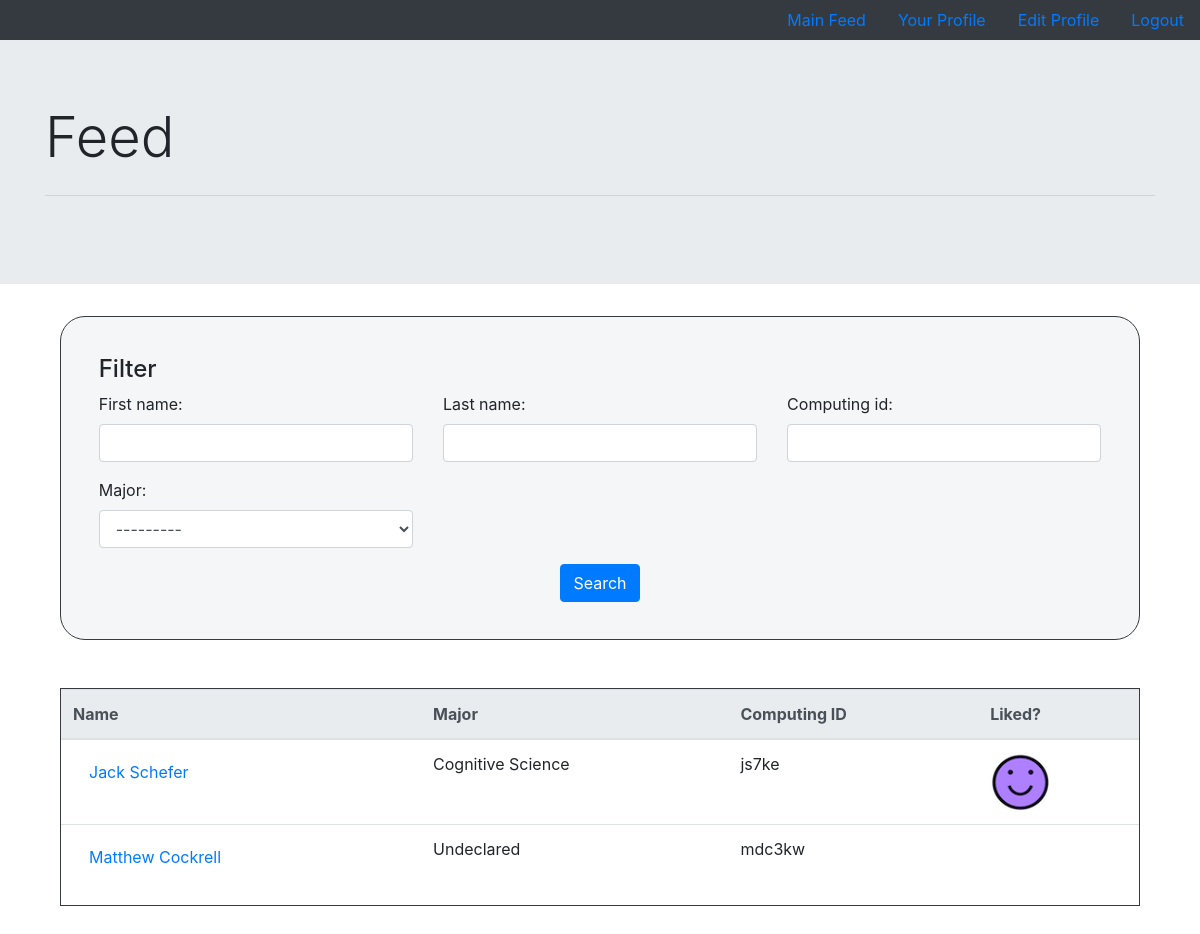
Page /feed (signed in) on the committed database.
### login/models.py (models this page shows, shortened)
class Profile(models.Model):
    user = models.OneToOneField(User, on_delete=models.CASCADE)
    first_name = models.CharField(max_length=50, default='')
    last_name = models.CharField(max_length=50, default='')
    graduation_year = models.PositiveSmallIntegerField(default=2000)
    major = models.CharField(max_length=100, choices=UVA_MAJOR_CHOICES, default='Undeclared')
    computing_id = models.CharField(max_length=7, default = '')
    courses = models.ManyToManyField(Course)
    bio = models.TextField(null=True)
    availability = models.ManyToManyField(Hour)
    people_who_I_like = models.ManyToManyField(Identifier, related_name = 'people_who_I_like')
    people_who_like_me = models.ManyToManyField(Identifier, related_name = 'people_who_like_me')

class Identifier(models.Model):
    liker = models.TextField(null=True)
    liked= models.TextField(null=True)

### pages/views.py (the view)
# urls.py: url('feed', login_required(views.search), name='feed'),
def search(request):
    profile_list = Profile.objects.all()
    profile_filter = ProfileFilter(request.GET, queryset=profile_list)
    return render(request, 'pages/profile_list.html', {'filter': profile_filter})

### pages/templates/pages/profile_list.html (shortened to what this page needs)
{% extends 'pages/authenticated.html' %} {% block content %} {% load widget_tweaks %}
{%load static%}
<div>
	<div class="jumbotron jumbotron-fluid">
		<div class="container">
			<h1 class="display-4">Feed</h1>
			<hr class="my-4">
		</div>
	</div>
	<div style="padding-left: 5%; padding-right: 5%">
		<form method="get">
			<div class="well" style="background: #f4f6f7; border-radius:25px; border: 1px solid #343a40">
				<div class="well-form" style=" margin:3.5%;">
					<h4 style="margin-top: 0">Filter</h4>
					<div class="row">
						<div class="form-group col-sm-4 col-md-4">
							{{ filter.form.first_name.label_tag}} {% render_field filter.form.first_name class="form-control" %}
						</div>
						<div class="form-group col-sm-4 col-md-4">
							{{ filter.form.last_name.label_tag}} {% render_field filter.form.last_name class="form-control" %}
						</div>
						<div class="form-group col-sm-4 col-md-4">
							{{ filter.form.computing_id.label_tag}} {% render_field filter.form.computing_id class="form-control" %}
						</div>
						<div class="form-group col-sm-4 col-md-4">
							{{ filter.form.major.label_tag}} {% render_field filter.form.major class="form-control" %}
						</div>
					</div>
					<center>
						<button type="submit" class="btn btn-primary">
							 Search </button>
					</center>
				</div>
			</div>
		</form>
		<br>
		<div style="border: 1px solid #343a40; margin-bottom: 50px">
			<table class=" table table-hover ">
				<thead class="thead-light">
					<tr>
						<th> Name</th>
						<th> Major</th>
						<th> Computing ID</th>
						<th> Liked? </th>
					</tr>
				</thead>
				<tbody>
					{% for profile in filter.qs %}
					<tr>
						<td>
							<a class="nav-link" href="{% url 'pages:profile' %}/{{profile.user}} ">{{profile.first_name}} {{profile.last_name}}</a>
						</td>
						<td>
							{{profile.major}}
						</td>
						<td>
							{{profile.computing_id}}
						</td>
						<td>
							{%for person in request.user.profile.people_who_I_like.all%}
								{%if person.liked == profile.computing_id%}
								  <img src="{% static 'images/smiley.png' %}">
								{%endif%}
							{%endfor%}
							</td>
					</tr>
					{% empty %}
					<tr>
						<td colspan="5 ">No data</td>
					</tr>
					{% endfor %}
				</tbody>
			</table>
		</div>
	</div>
</div>
{% endblock %}

### rows in the picture
Profile: first_name "Jack", last_name "Schefer", major "Cognitive Science", computing_id "js7ke"
Profile: first_name "Matthew", last_name "Cockrell", major "Undeclared", computing_id "mdc3kw"

### other values in the picture
{{ filter.form.first_name.label_tag }} "First name:"
{{ filter.form.last_name.label_tag }} "Last name:"
{{ filter.form.computing_id.label_tag }} "Computing id:"
{{ filter.form.major.label_tag }} "Major:"
